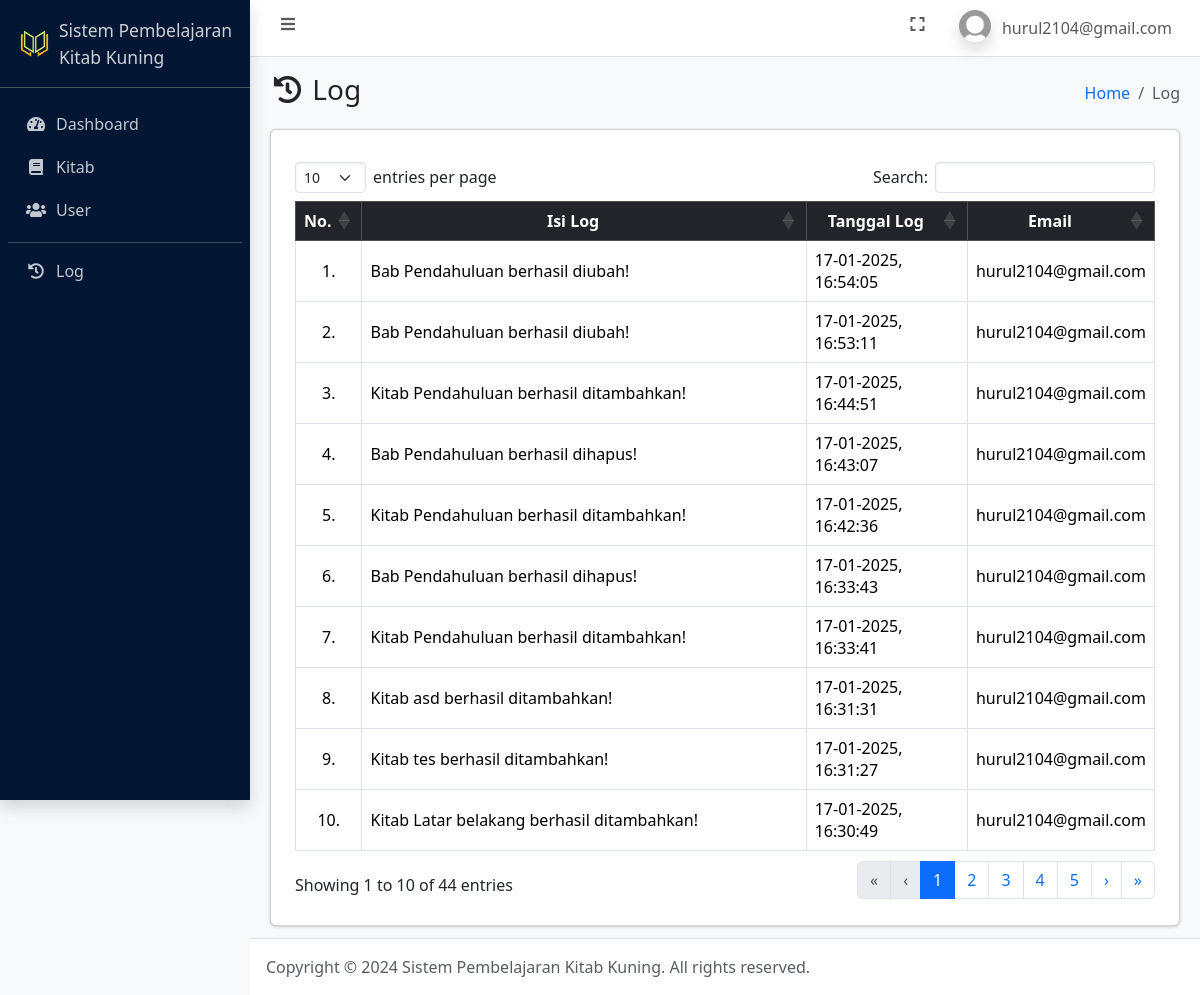
/log.php (signed in), run on an earlier commit of the app's database.
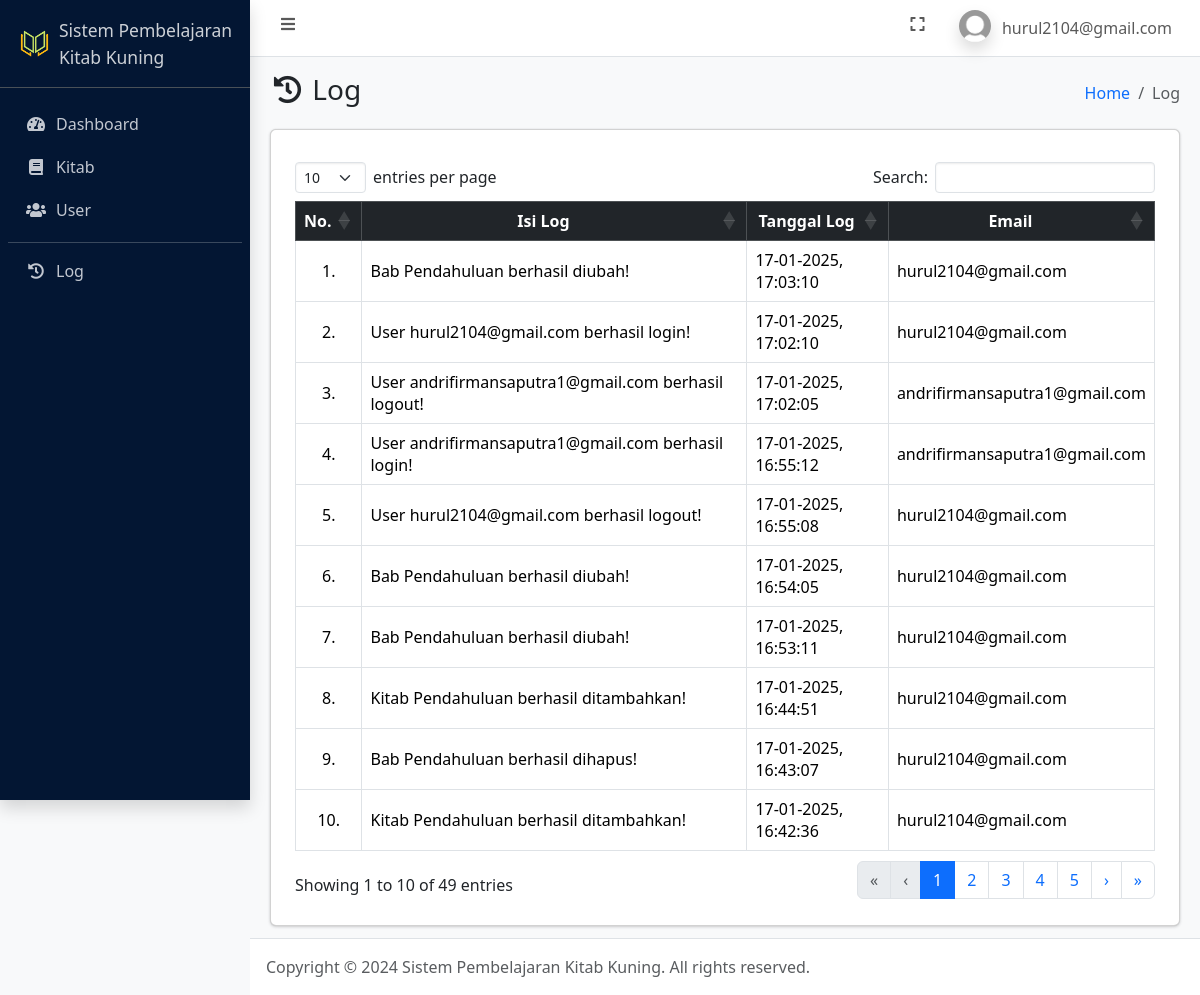
And on a later commit of the database.
### tables this page shows
CREATE TABLE `log` (
  `id_log` int(11) NOT NULL,
  `isi_log` text NOT NULL,
  `tgl_log` timestamp NOT NULL DEFAULT current_timestamp(),
  `id_user` int(11) NOT NULL
);

CREATE TABLE `user` (
  `id_user` int(11) NOT NULL,
  `nama_lengkap` varchar(100) NOT NULL,
  `email` varchar(100) NOT NULL,
  `password` varchar(255) NOT NULL,
  `role` enum('admin','pengguna') NOT NULL,
  `foto` text NOT NULL,
  `is_active` int(1) NOT NULL,
  `dibuat_pada` datetime NOT NULL DEFAULT current_timestamp()
);

### log.php (the view, shortened to what this page needs)
<?php
    require_once 'connection.php';
    if ($dataUser['role'] == 'admin') {
        $log = mysqli_query($conn, "SELECT * FROM log LEFT JOIN user ON log.id_user = user.id_user ORDER BY tgl_log DESC");
    } else {
        $id_user = $dataUser['id_user'];
        $log = mysqli_query($conn, "SELECT * FROM log LEFT JOIN user ON log.id_user = user.id_user WHERE log.id_user = '$id_user' ORDER BY tgl_log DESC");
    }
?>
<!DOCTYPE html>
<html lang="en">
<head>
    <?php include_once 'include/head.php'; ?>
</head>
<body class="layout-fixed sidebar-expand-lg bg-body-tertiary">
    <div class="app-wrapper">
        <?php include_once 'include/navbar.php'; ?>
        <?php include_once 'include/sidebar.php'; ?>
        <main class="app-main">
            <div class="app-content-header">
                <div class="container-fluid">
                    <div class="row">
                        <div class="col-sm-6">
                            <h3 class="mb-0"><i class="nav-icon fas fa-fw fa-history"></i> Log</h3>
                        </div>
                        <div class="col-sm-6">
                            <ol class="breadcrumb float-sm-end">
                                <li class="breadcrumb-item"><a href="index.php">Home</a></li>
                                <li class="breadcrumb-item active" aria-current="page">
                                    Log
                                </li>
                            </ol>
                        </div>
                    </div>
                </div>
            </div>
            <div class="app-content">
                <div class="container-fluid">
                    <div class="card">
                        <div class="card-body">
                            <div class="table-responsive p-2">
                                <table class="table table-bordered" id="table_id">
                                    <thead class="table-dark">
                                        <tr>
                                            <th class="text-center align-middle">No.</th>
                                            <th class="text-center align-middle">Isi Log</th>
                                            <th class="text-center align-middle">Tanggal Log</th>
                                            <th class="text-center align-middle">Email</th>
                                        </tr>
                                    </thead>
                                    <tbody>
                                        <?php $i = 1; ?>
                                        <?php foreach ($log as $dl): ?>
                                            <tr>
                                                <td class="text-center align-middle"><?= $i++; ?>.</td>
                                                <td class="align-middle"><?= $dl['isi_log']; ?></td>
                                                <td class="align-middle"><?= date('d-m-Y, H:i:s', strtotime($dl['tgl_log']));; ?></td>
                                                <td class="align-middle"><?= ($dl['email']) ? $dl['email'] : 'User sudah terhapus'; ?></td>
                                            </tr>
                                        <?php endforeach ?>
                                    </tbody>
                                </table>
                            </div>
                        </div>
                    </div>
                </div>
            </div>
        </main>
        <?php include_once 'include/footer.php'; ?>
    </div>
</body>
</html>

What changed in the data, as far as the page shows it:
no longer on this page (row unchanged): log: isi_log "Bab Pendahuluan berhasil dihapus!", tgl_log "17-01-2025, 16:33:43", id_user.email "hurul2104@gmail.com"
no longer on this page (row unchanged): log: isi_log "Kitab Pendahuluan berhasil ditambahkan!", tgl_log "17-01-2025, 16:33:41", id_user.email "hurul2104@gmail.com"
no longer on this page (row unchanged): log: isi_log "Kitab asd berhasil ditambahkan!", tgl_log "17-01-2025, 16:31:31", id_user.email "hurul2104@gmail.com"
no longer on this page (row unchanged): log: isi_log "Kitab tes berhasil ditambahkan!", tgl_log "17-01-2025, 16:31:27", id_user.email "hurul2104@gmail.com"
no longer on this page (row unchanged): log: isi_log "Kitab Latar belakang berhasil ditambahkan!", tgl_log "17-01-2025, 16:30:49", id_user.email "hurul2104@gmail.com"
added log: isi_log "Bab Pendahuluan berhasil diubah!", tgl_log "17-01-2025, 17:03:10", id_user.email "hurul2104@gmail.com"
added log: isi_log "User hurul2104@gmail.com berhasil login!", tgl_log "17-01-2025, 17:02:10", id_user.email "hurul2104@gmail.com"
added log: isi_log "User andrifirmansaputra1@gmail.com berhasil logout!", tgl_log "17-01-2025, 17:02:05", id_user.email "andrifirmansaputra1@gmail.com"
added log: isi_log "User andrifirmansaputra1@gmail.com berhasil login!", tgl_log "17-01-2025, 16:55:12", id_user.email "andrifirmansaputra1@gmail.com"
added log: isi_log "User hurul2104@gmail.com berhasil logout!", tgl_log "17-01-2025, 16:55:08", id_user.email "hurul2104@gmail.com"
Also different on the page:
text written by a page script: "entries per page Search: Showing 1 to 10 of 44 entries « ‹ 1 2 3 4 5 › »" → "entries per page Search: Showing 1 to 10 of 49 entries « ‹ 1 2 3 4 5 › »"
